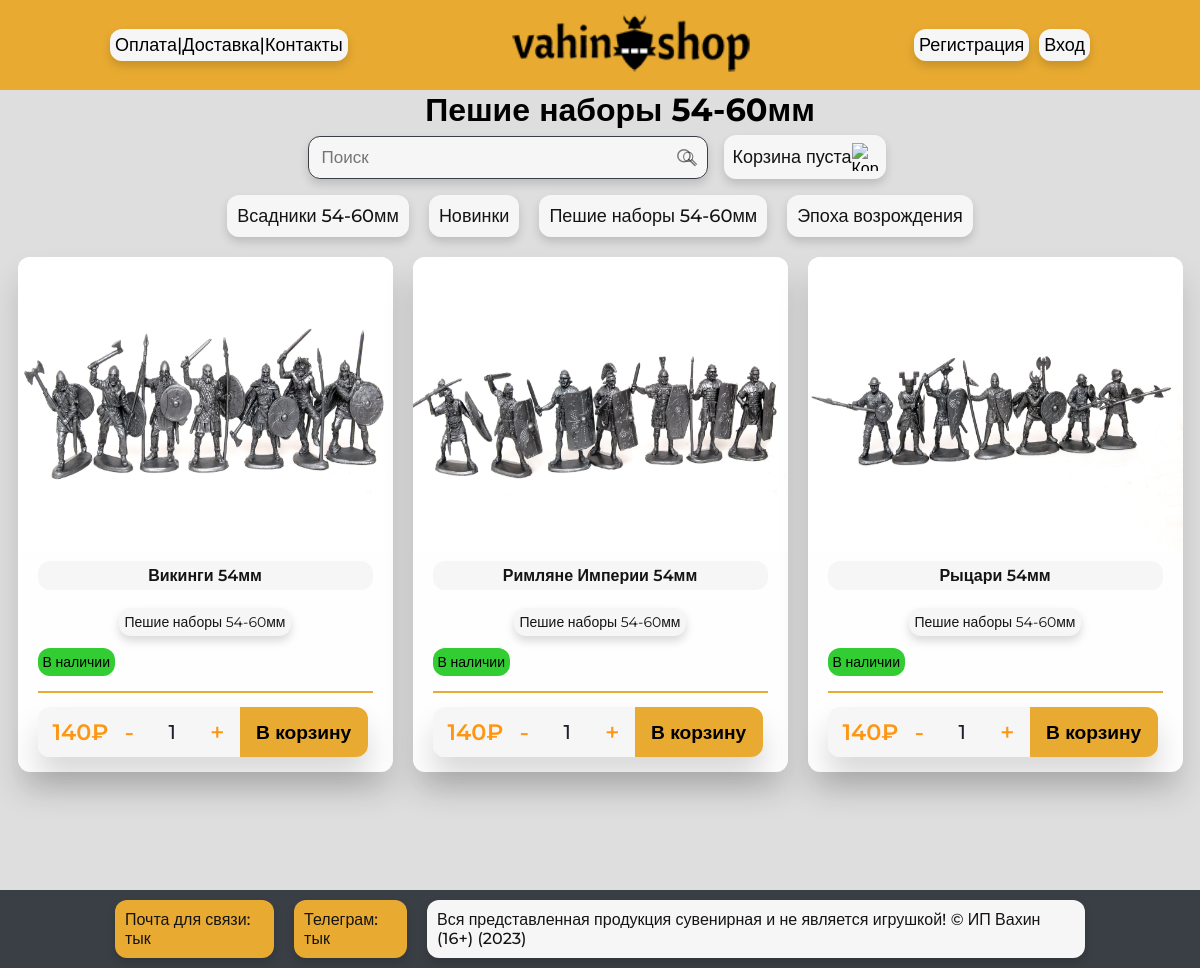
The page /peshie-nabory-54-60mm/ on the database its author committed.
### shop/models.py (models this page shows, shortened)
class Category(models.Model):
    name = models.CharField(max_length=200, db_index=True)
    slug = models.SlugField(max_length=200, db_index=True, unique=True)
    class Meta:
        ordering = ('name',)
        verbose_name = 'Категория'
        verbose_name_plural = 'Категории'
    def get_absolute_url(self):
        return reverse('shop:product_list_by_category',
                       args=[self.slug])

class Product(models.Model):
    category = models.ManyToManyField(Category, related_name='products')
    name = models.CharField(max_length=200, db_index=True)
    slug = models.SlugField(max_length=200, db_index=True)
    image = models.ImageField(upload_to='static/img/products/%Y', blank=False)
    description = models.TextField(blank=True)
    price = models.DecimalField(max_digits=10, decimal_places=0)
    stock = models.PositiveIntegerField()
    available = models.BooleanField(default=True)
    created = models.DateTimeField(auto_now_add=True)
    updated = models.DateTimeField(auto_now=True)
    class Meta:
        ordering = ('name',)
        verbose_name = 'Товар'
        verbose_name_plural = 'Товары'
        index_together = (('id', 'slug'), )
    def get_absolute_url(self):
        return reverse('shop:product_detail',
                       args=[self.id, self.slug])

### shop/views.py (the view)
# urls.py: path('', views.product_list, name='product_list'),
def product_list(request, category_slug=None):
    category = None
    categories = Category.objects.all()
    products = Product.objects.filter(available=True)
    if category_slug:
        category = get_object_or_404(Category, slug=category_slug)
        products = products.filter(category=category)
    return render(request,
                  'shop/product/list.html',
                  {'category': category,
                   'categories': categories,
                   'products': products})

### cart/cart.py (called while the page is built)
    def __len__(self):
        return sum(item['quantity'] for item in self.cart.values())

### cart/context_processors.py (called while the page is built)
def cart(request):
    return {'cart': Cart(request)}

### shop/templates/shop/product/list.html (shortened to what this page needs)
{% extends "shop/base.html" %}
{% load static %}
{% block content %}
<div class="content">
    <div class="content_name">
        <h1>{% if category %}{{ category.name }}{% else %}Каталог{% endif %}</h1>
    </div>
    <div class="sidebar">
        <div class="sidebar_container">
            <div class="sidebar_search_container">
                <div class="sidebar_search">
                    <input class="sidebar_input" type="text" placeholder="Поиск">
                    <button class="sidebar_search_button" type="submit"><img src="../../../../static/img/search.svg"
                            alt="Кнопка поиска" width="15" height="17"></button>
                </div>
            </div>
            <div class="sidebar_cart">
                {% with total_items=cart|length %}
                {% if cart|length > 0 %}
                <div class="sidebar_cart_full">
                    <img src="../../../static/img/cart.png" alt="Корзина" width="22" height="24">
                    <a href="{% url 'cart:cart_detail' %}">
                        :{{ total_items }} товар на {{ total_items|pluralize }}{{ cart.get_total_price }}₽
                    </a>
                </div>
                {% else %}
                <div class="sidebar_cart_empty">
                    <a href="{% url 'cart:cart_detail' %}">Корзина пуста</a>
                    <img src="../../../static/img/cart.png" alt="Корзина" width="26" height="28">
                </div>
                {% endif %}
                {% endwith %}
            </div>
        </div>
    </div>
    <nav class="navbar">
        <div class="navbar_container">
            {% for category in categories %}
            <a href="{{ category.get_absolute_url }}">{{ category.name}}</a>
            {% endfor %}
        </div>
    </nav>
    <div class="card_container">
        {% for product in products %}
        <div class="card_mini">
            <div class="card_mini_img">
                <a href="{{ product.get_absolute_url }}"><img
                        src="{% if product.image %}{{ product.image.url }}{% else %}{% static 'img/img_null.png' %}{% endif %}"
                        alt="Изображение товара" width="375" height="295"></a>
            </div>
            <div class="card_mini_name"><a href="{{ product.get_absolute_url }}">{{ product.name }}</a></div>
            <div class="card_category_container">
                {% for category in product.category.all %}
                <a href="{{ category.get_absolute_url }}">{{ category.name}}</a>
                {% endfor %}
            </div>
            <div class="card_mini_status">
                {% if product.stock %}
                <div class="card_status_true">
                    <p>В наличии</p>
                </div>
                {% else %}
                <div class="card_status_false">
                    <p>Нет в наличии</p>
                </div>
                {% endif %}
            </div>
            <div class="card_mini_line"></div>
            <div class="card_mini_purchase">
                <div class="card_mini_price">{{ product.price }}₽</div>
                <div class="card_mini_amount">
                    <button id="minus" onclick="counter(this,'{{product.id}}')"> -</button>
                    <input type="number" min="1" max="10000" step="1" value="1" id="amountCounter_{{product.id}}">
                    <button id="plus" onclick="counter(this,'{{product.id}}')"> +</button>
                </div>
                <div class="card_mini_basket">
                    <button type="submit" onclick="fetchData('{{product.id}}')" id='{{ product.id }}'>В корзину</button>
                </div>
            </div>
        </div>
        {% empty %}
        Неполучилось...
        {% endfor %}
    </div>
</div>
{% endblock %}

### rows shown on the page
Category: name "Пешие наборы 54-60мм"
Category: name "Всадники 54-60мм"
Category: name "Новинки"
Category: name "Эпоха возрождения"
Product: image (picture), name "Викинги 54мм", stock "В наличии", price "140"
Product: image (picture), name "Римляне Империи 54мм", stock "В наличии", price "140"
Product: image (picture), name "Рыцари 54мм", stock "В наличии", price "140", id "1"
